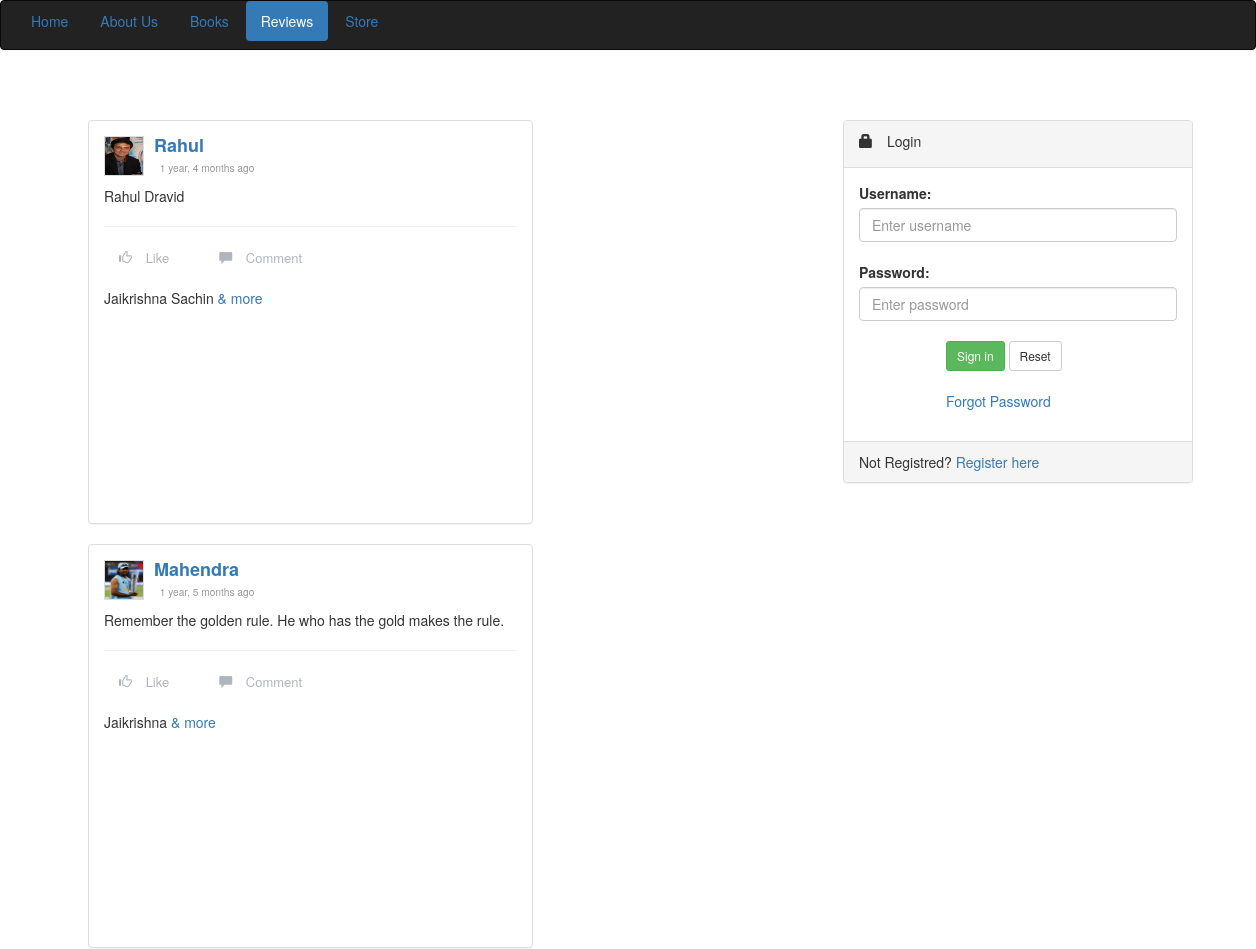
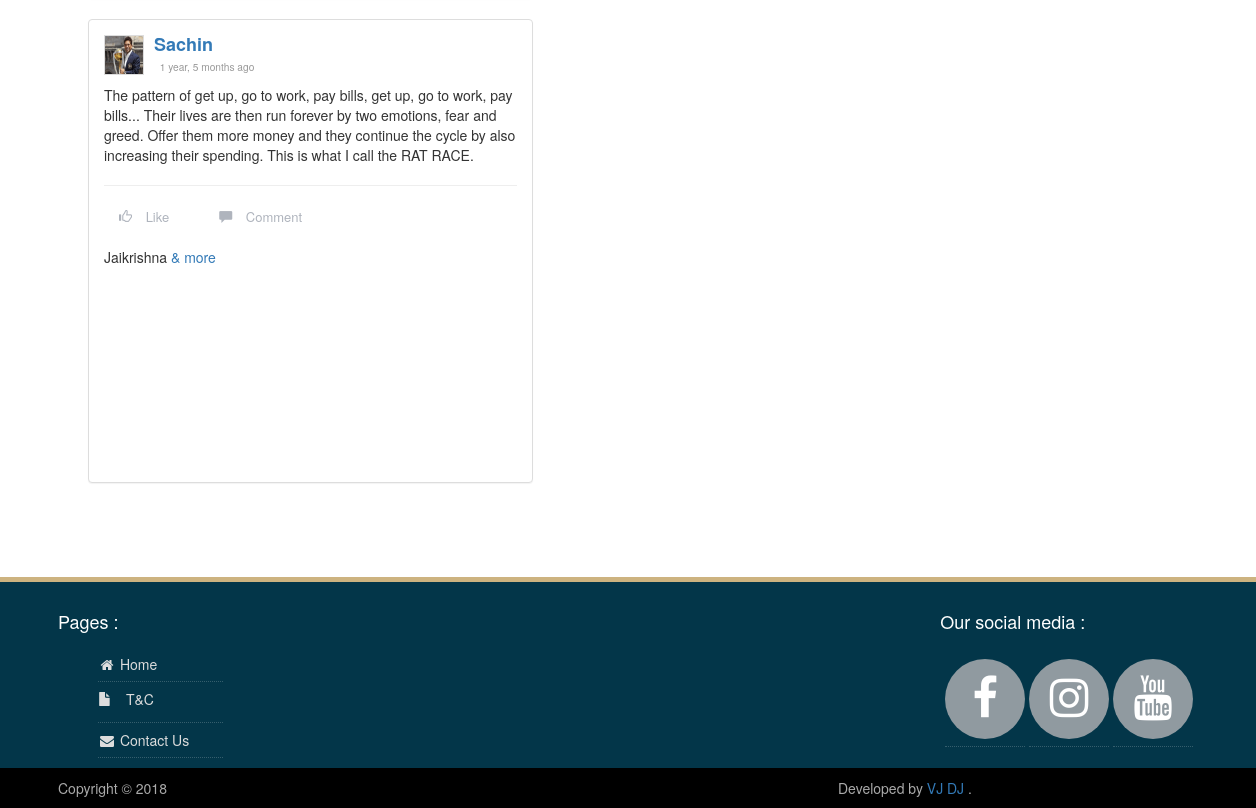
/allpost/, run on the app's committed database (2 pictures, top to bottom).
### newbooks/models.py (models this page shows, shortened)
class Profile(models.Model):
    user=models.OneToOneField(User)
    location=models.CharField(max_length=300,null=True,blank=True)
    occupation=models.CharField(max_length=50,null=True,blank=True)
    pic =models.FileField(upload_to='pic',blank=True, null=True)

class blog(models.Model):
    title=models.CharField(max_length=60)
    author=models.CharField(max_length=30)
    post=models.CharField(max_length=20000)
    date_created=models.DateTimeField(auto_now=True, blank=True, null=True)

class likesonpost(models.Model):
    bg=models.ForeignKey(blog)
    name=models.CharField(max_length=80, null=True, blank=True, default='Sachin')
    like=models.IntegerField()
    class Meta:
        unique_together = ('bg', 'name')

### newbooks/views.py (the view)
# urls.py: url(r'^allpost/$',allpost),
def allpost(request):
    n=blog.objects.order_by('-date_created')
    j=comment.objects.all().order_by('-datecreate')
    k=User.objects.all()
    s=likesonpost.objects.all()
    return render(request, 'viewpost.html',{'all':n,'jks':j,'k':k,'s':s})

### newbooks/templates/viewpost.html (shortened to what this page needs)
<html>
	<head>
		<link rel="stylesheet" href="https://maxcdn.bootstrapcdn.com/bootstrap/3.3.7/css/bootstrap.min.css">
		<link rel="stylesheet" href="https://cdnjs.cloudflare.com/ajax/libs/font-awesome/4.7.0/css/font-awesome.min.css">
	</head>
	<body background="/static/book.jpg">
		<nav class="navbar navbar-inverse" width="100%">
			<div class="container-fluid">
			<div class="navbar-header">
				<ul class="nav nav-pills">
					<li role="presentation"><a href="/home">Home</a></li>
					<li role="presentation"><a href="/aboutus">About Us</a></li>
					<li role="presentation"><a href="/books">Books</a></li>
					<li role="presentation" class="active"><a href="/allpost">Reviews</a></li>
					<li role="presentation"><a href="/store">Store</a></li>
				</ul>
			</div>
			</div>
		</nav>
		<div class="container" style="margin-top: 50px;">
		<div class="row">
			<div class="col-lg-8 col-sm-8 col-md-8">
				<form action="" method="post">
					{% for i in all %}
						<div class="container">
							<div class="col-md-5">
								<div class="panel panel-default">
									<div class="panel-body">
										<section class="post-heading">
											<div class="row">
												<div class="col-md-11">
													<div class="media">
														<div class="media-left">
															<a href="#">
																{% for p in k %}
																	{% ifequal i.author p.first_name %}
																	  <img class="media-object photo-profile" src="{{p.profile.pic.url}}" width="40" height="40" alt="...">
																	{% endifequal %}
																{% endfor %}
															</a>
														</div>
														<div class="media-body">
															<a href="/authdet/{{i.author}}" class="anchor-username" data-toggle="modal" data-target="#product_view"><h4 class="media-heading"> {{i.author}}</h4></a>
															<a href="#" class="anchor-time"><small>&nbsp;&nbsp;{{i.date_created|timesince}}&nbsp;ago</small></a>
														</div>
													</div>
												</div>
												<div class="col-md-1">
												</div>
											</div>
										</section>
										<section class="post-body">
											<p>{{i.post|linebreaks}}</p>
										</section>
										<section class="post-footer">
											<hr>
											<div class="post-footer-option container">
												<ul class="list-unstyled">
													<li><a href="/like/{{i.title}}"><i class="glyphicon glyphicon-thumbs-up"></i> Like</a></li>
													<li><a href="/comm/{{i.title}}/"><i class="glyphicon glyphicon-comment"></i> Comment</a></li>
												</ul>
											</div>
											   {% for like in s %}
													{% ifequal i.title like.bg.title %}
													{{like.name}}
													{% endifequal %}
											   {% endfor %}
													<a href="/likes/{{i.title}}/"> & more </a>
											<div class="scrollable">
											</div>
										</section>
									</div>
								</div>
							</div>
						</div>
					{% endfor %}
				</form>
			</div>
			<div class="col-lg-4 col-sm-4 col-md-4">
				<div class="row" style="padding-left: 20px; padding-right: 20px;">
							<div class="panel panel-default">
								<div class="panel-heading">
									<span class="glyphicon glyphicon-lock"></span> Login
								</div>
								<div class="panel-body">
									<form class="form-horizontal" action="{% url 'check' %}" method="post">
										<label for="username">Username:</label>
										<input type="text" class='form-control' placeholder="Enter username" name="username"><br>
										<label for="password">Password:</label>
										<input type="password" class='form-control' placeholder="Enter password" name="password">
										<br>
										<div class="form-group last">
											<div class="col-sm-offset-3 col-sm-9">
												<button type="submit" class="btn btn-success btn-sm">Sign in</button>
												<button type="reset" class="btn btn-default btn-sm">Reset</button>
												<br><br><a href="/forgot">Forgot Password</a>
											</div>
										</div>
									</form>
								</div>
								<div class="panel-footer">
									Not Registred? <a href="/register">
									Register here</a>
								</div>
							</div>
						</div>
					</div>
				</div>
			</div>
           {% include 'modal2.html' %}
			<footer id="footer" class="clearfix">
      <div id="footer-widgets">
        <div class="container">
        <div id="footer-wrapper">
          <div class="row">
            <div class="col-sm-6 col-md-2">
              <div id="meta-3" class="widget widgetFooter widget_meta">
              <h4 class="widgettitle">Pages :</h4>
              <ul>
    		  <li><a href="/home"><i class="fa fa-home fa-fw"></i> Home</a></li>
			  <li><a href="/static/T&c.pdf"><span class="glyphicon glyphicon-file"></span> T&C </a></li>
			  <li><a href="https://www.bbtpoint.com/"><i class="fa fa-envelope fa-fw"></i> Contact Us</a></li>
             </ul>
</div>      </div>
            <div class="col-sm-6 col-md-2">
            </div>
			<span class="pull-right">
            <div class="col-sm-6 col-md-12">
              <div id="meta-4" class="widget widgetFooter widget_meta">
			  <h4 class="widgettitle">Our social media :</h4>
                   		<div class="social">
            <ul>
                <li><a href="https://www.facebook.com"><i class="fa fa-lg fa-facebook"></i></a></li>
                <li><a href="https://www.instagram.com"><i class="fa fa-lg fa-instagram"></i></a></li>
                <li><a href="https://www.youtube.com"><i class="fa fa-lg fa-youtube"></i></a></li>
			</ul>
		</div> </div></span>
          </div>
        </div>
        </div>
      </div>
      <div id="sub-floor">
        <div class="container">
          <div class="row">
            <div class="col-md-4 copyright">
             Copyright © 2018
            </div>
            <div class="col-md-4 col-md-offset-4 attribution">
             Developed by  <a target="_blank" href="#">VJ DJ</a> .
            </div>
          </div>
        </div>
      </div>
    </footer>
	</body>
</html>

### newbooks/templates/viewpost.html (style rules this page uses)
body { background-repeat: no-repeat; background-size:100%; background-attachment: fixed; }
.scrollable { height: 200px; overflow-y: auto; }
a { color:#47649F; }
body { font-family:'helvetica'; }
.post-footer-option li { float:left; margin-right:50px; padding-bottom:15px; }
.post-footer-option li a { color:#AFB4BD; font-weight:500; font-size:1.3rem; }
.photo-profile { border:1px solid #DDD; }
.anchor-username h4 { font-weight:bold; }
.anchor-time { color:#ADB2BB; font-size:1.2rem; }
.social { margin: 0; padding: 0; }
.social ul { margin: 0; padding: 5px; }
.social ul li { margin: 5px; list-style: none outside none; display: inline-block; }
.social i { width: 80px; height: 80px; color: #FFF; background-color: #909AA0; font-size: 45px; text-align:center; padding-top: 22px; border-radius: 50%; -moz-border-radius: 50%; -webkit-border-radius: 50%; -o-border-radius: 50%; transition: all ease 0.3s; -moz-transition: all ease 0.3s; -webkit-transition: all ease 0.3s; -o-transition: all ease 0.3s; -ms-transition: all ease 0.3s; }
#footer { border-top: 5px solid #CDB380; background: #033649 none repeat scroll 0% 0%; padding-top: 30px; margin-top: 60px; clear: both; color: #999; display: block; }
#footer .widgettitle { margin: 0px; padding: 0px 0px 15px; border-bottom: medium none; }
#footer h4 { color: #FFF; }
#footer ul { list-style: outside none none; }
#footer li { padding: 7px 0px; border-bottom: 1px dotted rgba(255, 255, 255, 0.2); margin: 0px; }
#footer li a { color: #DDD; }
#sub-floor { color: #AAA; background: black none repeat scroll 0% 0%; padding: 10px 0px; }

### newbooks/templates/modal2.html (style rules this page uses)
.glyphicon { margin-bottom: 10px;margin-right: 10px; }
small { display: block; line-height: 1.428571429; color: #999; }

### data on the page
blog: author "Rahul", date_created "1 year, 4 months", post "Rahul Dravid"
likesonpost: name "Jaikrishna"
likesonpost: name "Sachin"
blog: author "Mahendra", date_created "1 year, 5 months", post "Remember the golden rule. He who has the gold makes the rule."
likesonpost: name "Jaikrishna"
blog: author "Sachin", date_created "1 year, 5 months", post "The pattern of get up, go to work, pay bills, get up, go to work, pay bills... Their lives are then run forever by two emotions, fear and greed. Offer them more money and they continue the cycle by also increasing their spending. This is what I call the RAT RACE."
likesonpost: name "Jaikrishna"
